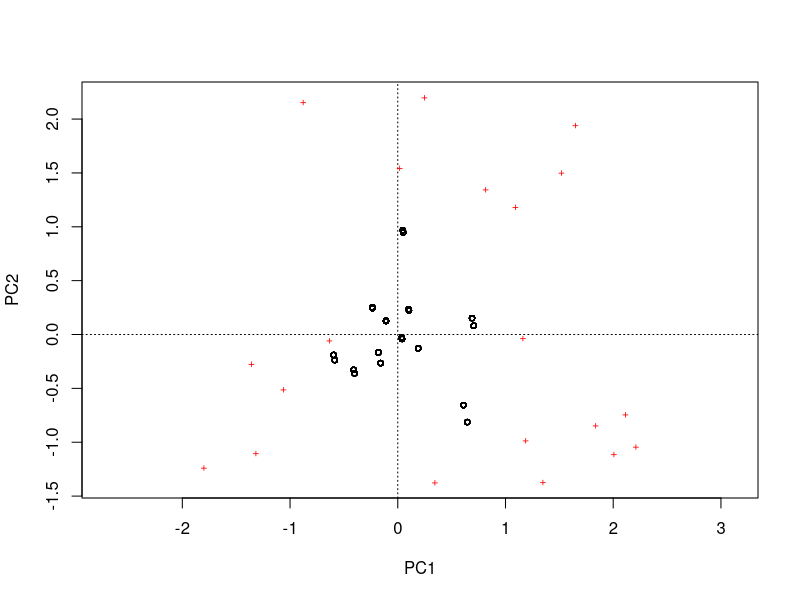
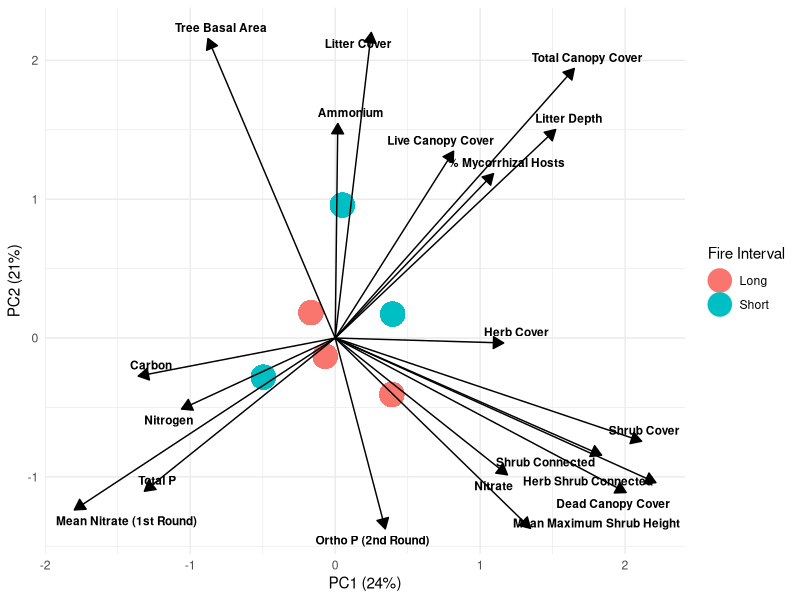
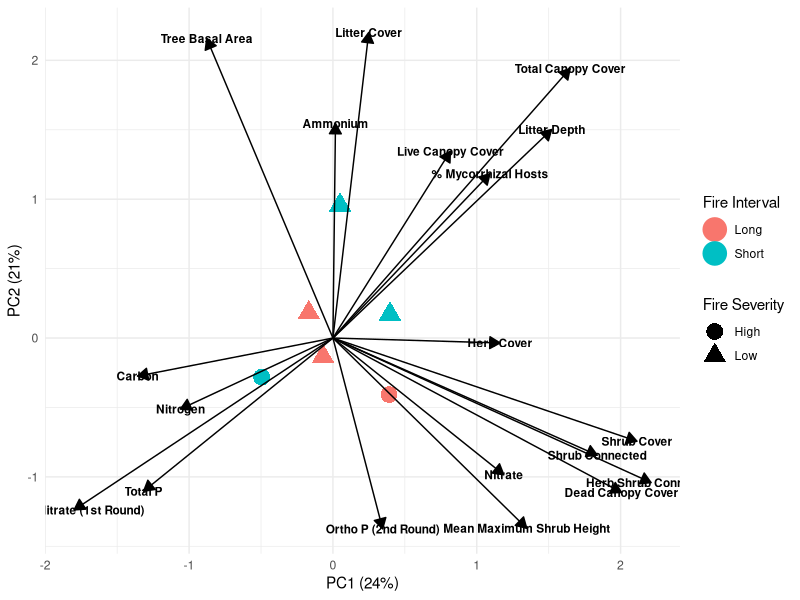
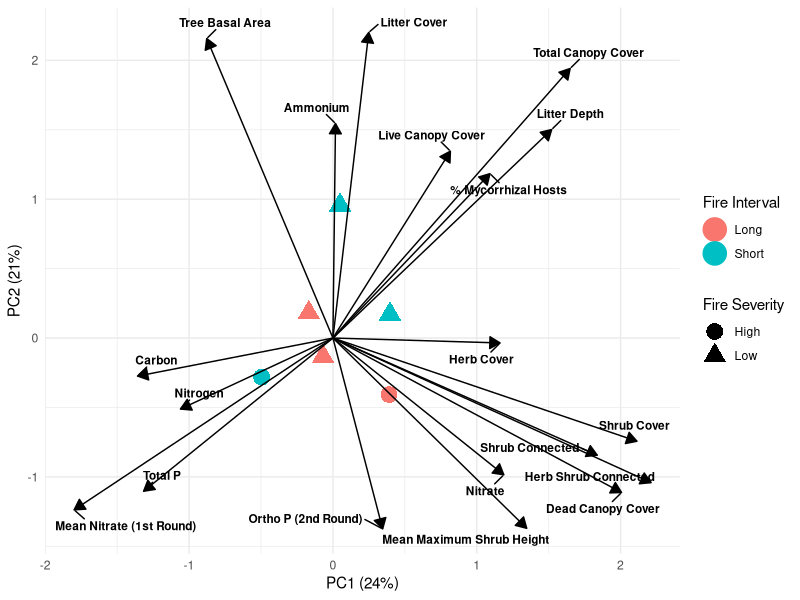

Recreate these plots in R, in order.
library(vegan)
library(dplyr)
library(readxl)
library(tidyverse)
library(ggrepel)
library(ggplot2)
# Load your data
all <- read_excel("raw/alldata.xlsx")
all_clean <-all%>%
  select(Site, Transect,Fire.Interval,Fire.Severity, Tree.Basal.Area_m2:Dead.Tree.Canopy.Cover_perc,NH4:Nitrogen,Ortho_P_mg_kg, perc_myco_host_freq, mean_ammonia, mean_nitrate)%>% 
  filter(complete.cases(.))

all_numeric <- all_clean %>% 
  select(where(is.numeric)) 

explanatory.pca <- rda(all_numeric, scale = TRUE)
# Plot the PCA
plot(explanatory.pca)
summary(explanatory.pca, display = NULL)
scrs <- scores(explanatory.pca, tidy=TRUE)
scrs_spp <- scrs %>% filter(score=='species')
scrs_site <- scrs %>% filter(score=='sites')
# eigenvalues are stored in the `CA` element of the result (a list)
scrs.eig <- explanatory.pca[['CA']]$eig
# convert these to relative percent
scrs.pct <- 100 * scrs.eig/sum(scrs.eig)


# Apply the new labels to your scrs_spp dataframe

scrs_spp <- scrs_spp %>%
  mutate(label = dplyr::recode(as.character(label),
                               "Tree.Basal.Area_m2" = "Tree Basal Area",
                               "All.Tree.Canopy.Cover_perc" = "Total Canopy Cover",
                               "Live.Tree.Canopy.Cover_perc" = "Live Canopy Cover",
                               "Mean.Litter.Depth_mm" = "Litter Depth",
                               "perc_myco_host_freq" = "% Mycorrhizal Hosts",
                               "mean_nitrate" = "Mean Nitrate (1st Round)",
                               "NH4" = "Ammonium",
                               "NO3" = "Nitrate",
                               "Carbon" = "Carbon",
                               "Nitrogen" = "Nitrogen",
                               "Total.P"= "Total P",
                               "Dead.Tree.Canopy.Cover_perc"= "Dead Canopy Cover",
                               "Herb.Shrub.Connected_0.200cm_perc"= "Herb Shrub Connected",
                               "Shrub.Connected_50.200cm_perc"= "Shrub Connected",
                               "Mean.Max.Shrub.Height_cm"= "Mean Maximum Shrub Height",
                               "Herb.Cover_0.50cm_perc"="Herb Cover",
                               "Shrub.Cover_50.200cm_perc"= "Shrub Cover",
                               "Litter.Cover_20mm_perc" = "Litter Cover",
                               "Ortho_P_mg_kg"="Ortho P (2nd Round)" ))

# Calculate the centroids by taking the average PCA scores for each site
centroids <- scrs %>% 
  filter(score == 'sites') %>%  # Make sure we're looking at site scores
  mutate(Site = all_clean$Site) %>%  # Add the Site names from original data
  group_by(Site) %>%  # Group by Site
  summarize(PC1 = mean(PC1), PC2 = mean(PC2), .groups = "drop")  # Calculate the mean PC1 and PC2 for each site

# Now join with the original data to add Fire.Interval and other variables
combined_data <- left_join(centroids, all_clean, by = "Site")

# Create the plot using the centroids

p<-combined_data%>%
  ggplot( aes(x=PC1, y=PC2, label=Site )) + 
  geom_point(aes( colour= Fire.Interval), size=3, stroke = 4)+
  geom_segment(data=scrs_spp%>% filter(abs(PC1) > 1 | abs(PC2) > 1),
               inherit.aes = FALSE,
               aes(x=0,y=0, xend=PC1, yend=PC2, group=label),
               arrow = arrow(type = "closed",length=unit(3,'mm')),
               color= 'black') +
  geom_text_repel(data=scrs_spp%>% filter(abs(PC1) > 1 | abs(PC2) > 1),#use this filter to select most important factos
            inherit.aes = FALSE,
            aes(x=PC1, y=PC2, label=label),
            colour='black',size=3, fontface="bold")+ 
  xlab(paste('PC1 (', round(scrs.pct[1], 0), '%)', sep='')) + 
  ylab(paste('PC2 (', round(scrs.pct[2], 0), '%)', sep='')) + 
  theme_minimal() + labs(color = "Fire Interval")

# Display the plot
print(p)

a<-combined_data%>%
  ggplot( aes(x=PC1, y=PC2, label=Site )) + 
  geom_point(aes( colour= Fire.Interval,shape= Fire.Severity), size=3, stroke = 4)+
  geom_segment(data=scrs_spp%>% filter(abs(PC1) > 1 | abs(PC2) > 1),
               inherit.aes = FALSE,
               aes(x=0,y=0, xend=PC1, yend=PC2, group=label),
               arrow = arrow(type = "closed",length=unit(3,'mm')),
               color= 'black') +
  geom_text(data=scrs_spp%>% filter(abs(PC1) > 1 | abs(PC2) > 1),#use this filter to select most important factos
            inherit.aes = FALSE,
            aes(x=PC1, y=PC2, label=label),
            colour='black',size=3, fontface="bold")+ 
  xlab(paste('PC1 (', round(scrs.pct[1], 0), '%)', sep='')) + 
  ylab(paste('PC2 (', round(scrs.pct[2], 0), '%)', sep='')) + 
  theme_minimal() + labs(color = "Fire Interval", shape = "Fire Severity")
a


a <- combined_data %>%
  ggplot(aes(x = PC1, y = PC2, label = Site)) + 
  geom_point(aes(colour = Fire.Interval, shape = Fire.Severity), size = 3, stroke = 4) +  # Points
  geom_segment(data = scrs_spp %>% filter(abs(PC1) > 1 | abs(PC2) > 1),
               inherit.aes = FALSE,
               aes(x = 0, y = 0, xend = PC1, yend = PC2, group = label),
               arrow = arrow(type = "closed", length = unit(3, 'mm')),
               color = 'black') +  # Vectors for important factors
  geom_text_repel(data = scrs_spp %>% filter(abs(PC1) > 1 | abs(PC2) > 1),  # Only label important factors
                  inherit.aes = FALSE,
                  aes(x = PC1, y = PC2, label = label),
                  colour = 'black', size = 3, fontface = "bold", box.padding = 0.5, max.overlaps = 10) +  # Repel labels
  xlab(paste('PC1 (', round(scrs.pct[1], 0), '%)', sep = '')) + 
  ylab(paste('PC2 (', round(scrs.pct[2], 0), '%)', sep = '')) + 
  theme_minimal() + 
  labs(color = "Fire Interval", shape = "Fire Severity")

# Display the plot
print(a)

#checking the scores for ammonia- was filtered out based on the little pc contribution
scrs_spp %>% filter(str_detect(label, "mean_ammonia"))
